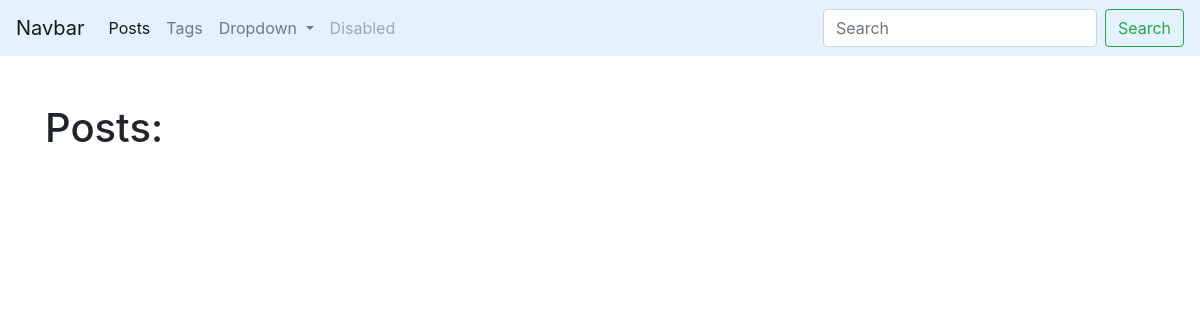
Page /blog/ on the earlier database version.
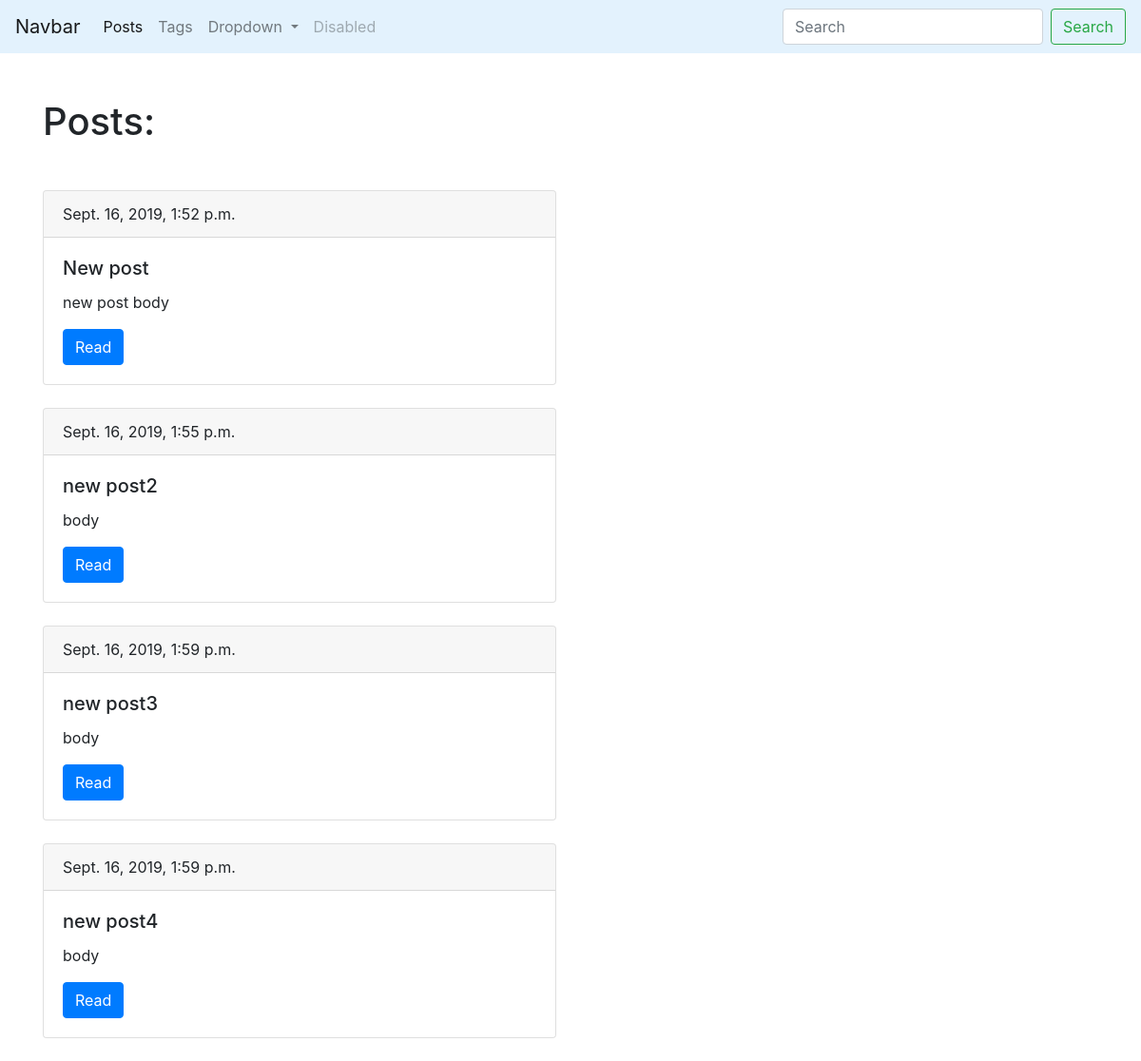
Same page on the later database version.
### blog/models.py (models this page shows, shortened)
class Post(models.Model):
    title = models.CharField(max_length=150, db_index=True)
    slug = models.SlugField(max_length=150, blank=True, unique=True)
    body = models.TextField(blank=True, db_index=True)
    tags = models.ManyToManyField('Tag', blank=True, related_name='posts')
    date_pub = models.DateTimeField(auto_now_add=True)
    def get_absolute_url(self):
        return reverse('post_detail_url', kwargs={'slug': self.slug})

### blog/views.py (the view)
# urls.py: path('', posts_list, name='posts_list_url'),
def posts_list(request):
    posts = Post.objects.all()
    return render(request, 'blog/index.html', context={'posts': posts})

### blog/templates/blog/index.html (shortened to what this page needs)
{% extends 'blog/base_blog.html' %}
{% block content %}
    <h1 class="mb-5"> Posts: </h1>
    {%  for post in posts %}
        <div class="card mb-4 " >
            <div class="card-header">
                {{ post.date_pub }}
            </div>
            <div class="card-body">
                <h5 class="card-title">{{ post.title }}</h5>
                <p class="card-text">{{ post.body|truncatewords:15 }}</p>
                <a href="{{ post.get_absolute_url }}" class="btn btn-primary">Read</a>
            </div>
        </div>
    {% endfor %}
{% endblock %}

### blog/templates/blog/base_blog.html
{% extends 'base.html' %}

### templates/base.html (shortened to what this page needs)
<!DOCTYPE html>
<html lang="en">
<head>
    <link rel="stylesheet" href="https://stackpath.bootstrapcdn.com/bootstrap/4.3.1/css/bootstrap.min.css">
</head>
<body>
    <nav class="navbar navbar-expand-lg navbar-light" style="background-color: #e3f2fd;">
        <a class="navbar-brand" href="#">Navbar</a>
        <div class="collapse navbar-collapse" id="navbarSupportedContent">
            <ul class="navbar-nav mr-auto">
                <li class="nav-item active">
                    <a class="nav-link" href="{% url 'posts_list_url' %}">Posts </a>
                </li>
                <li class="nav-item">
                    <a class="nav-link" href="{% url 'tags_list_url' %}">Tags</a>
                </li>
                <li class="nav-item dropdown">
                    <a class="nav-link dropdown-toggle" href="#" id="navbarDropdown" role="button" data-toggle="dropdown" aria-haspopup="true" aria-expanded="false">
                        Dropdown
                    </a>
                </li>
                <li class="nav-item">
                    <a class="nav-link disabled" href="#" tabindex="-1" aria-disabled="true">Disabled</a>
                </li>
            </ul>
            <form class="form-inline my-2 my-lg-0">
                <input class="form-control mr-sm-2" type="search" placeholder="Search" aria-label="Search">
                <button class="btn btn-outline-success my-2 my-sm-0" type="submit">Search</button>
            </form>
        </div>
    </nav>
    <div class="container mt-5">
        <div class="row">
            <div class="col-6 offset-m-2">
                {% block content %}{% endblock %}
            </div>
        </div>
    </div>
</body>
</html>

Differences in the rows shown:
added Post: date_pub "Sept. 16, 2019, 1:52 p.m.", title "New post", body "new post body"
added Post: date_pub "Sept. 16, 2019, 1:55 p.m.", title "new post2", body "body"
added Post: date_pub "Sept. 16, 2019, 1:59 p.m.", title "new post3", body "body"
added Post: date_pub "Sept. 16, 2019, 1:59 p.m.", title "new post4", body "body"
